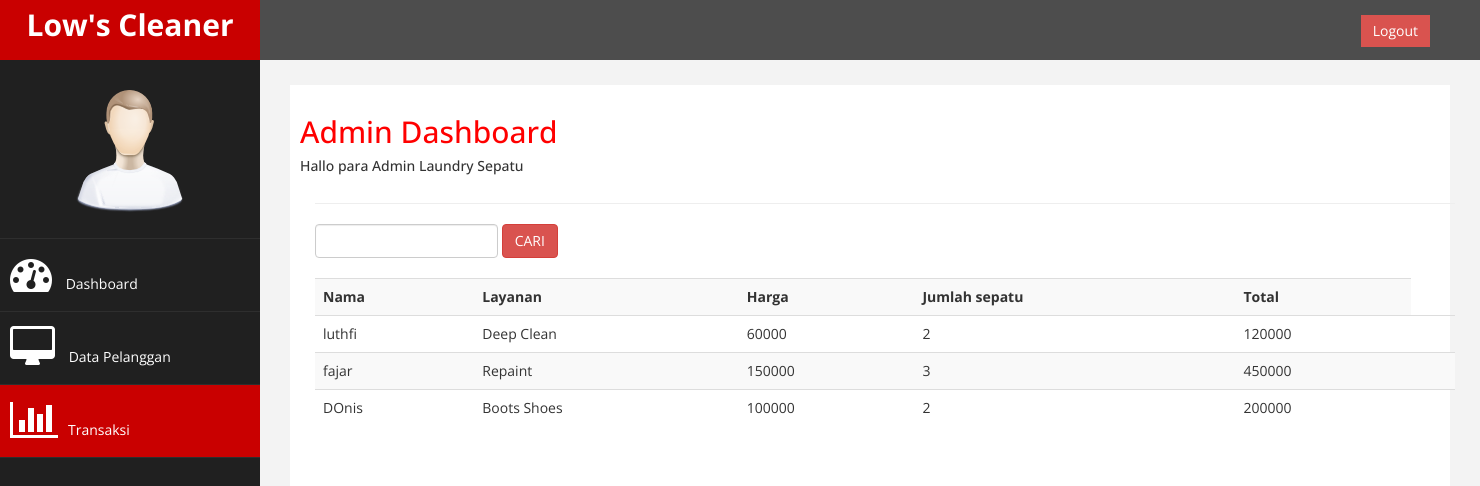
/Login/transaksi.php, run on the app's committed database.
### tables this page shows
CREATE TABLE `transaksi` (
  `id_transaksi` int(11) NOT NULL,
  `kode` varchar(10) NOT NULL,
  `id_pelanggan` varchar(100) NOT NULL,
  `jumlah_sepatu` int(11) NOT NULL,
  `total` int(100) NOT NULL
);

CREATE TABLE `pelangan` (
  `id_pelanggan` varchar(100) NOT NULL,
  `nama` varchar(100) NOT NULL,
  `jenis_kelamin` enum('laki-laki','perempuan','','') NOT NULL,
  `alamat` varchar(100) NOT NULL,
  `no_telepon` varchar(100) NOT NULL
);

CREATE TABLE `item_produk` (
  `kode` varchar(10) NOT NULL,
  `layanan` varchar(500) NOT NULL,
  `waktu` varchar(30) NOT NULL,
  `harga` int(11) NOT NULL,
  `id_foto` int(11) NOT NULL
);

### Login/transaksi.php (the view, shortened to what this page needs)
 <!DOCTYPE html>
<html xmlns="http://www.w3.org/1999/xhtml">
<head>
    <link href="assets/css/bootstrap.css" rel="stylesheet" />
    <link href="assets/css/font-awesome.css" rel="stylesheet" />
    <link href="assets/js/morris/morris-0.4.3.min.css" rel="stylesheet" />
    <link href="assets/css/custom.css" rel="stylesheet" />
</head>
<body>
    <div id="wrapper">
        <nav class="navbar navbar-default navbar-cls-top " role="navigation" style="margin-bottom: 0">
            <div class="navbar-header">
                <a class="navbar-brand" >Low's Cleaner</a>
            </div>
  <div style="color: white;
padding: 15px 50px 5px 50px;
float: right;
font-size: 16px;"><a href="logout.php" class="btn btn-danger square-btn-adjust">Logout</a> </div>
        </nav>
                <nav class="navbar-default navbar-side" role="navigation">
            <div class="sidebar-collapse">
                <ul class="nav" id="main-menu">
        <li class="text-center">
                    <img src="assets/img/find_user.png" class="user-image img-responsive"/>
          </li>
                    <li>
                        <a  href="dashboard.php"><i class="fa fa-dashboard fa-3x"></i> Dashboard</a>
                    </li>
                     <li>
                        <a   href="Data_Pelanggan.php"><i class="fa fa-desktop fa-3x"></i> Data Pelanggan</a>
                    </li>
               <li  >
                        <a   class="active-menu" href="transaksi.php"><i class="fa fa-bar-chart-o fa-3x"></i>Transaksi</a>
                    </li>
        </nav>
        <div id="page-wrapper" >
            <div id="page-inner">
                <div class="row">
                    <div class="col-md-12">
                     <h2>Admin Dashboard</h2>
                        <h5>Hallo para Admin Laundry Sepatu </h5>
                    </div>
                </div>
                <div class="container">
    <div class="content">
      <hr />
      <form class="form-inline" method="get">
        <input class="form-control" name="cari"></input>
        <button class="btn btn-danger" type="submit">CARI</button>
      </form>
      <br />
      <div class="table-responsive">
        <table class="table table-striped table-hover">
          <tr>
            <th>Nama</th>
            <th>Layanan</th>
            <th>Harga</th>
            <th>Jumlah sepatu</th>
            <th>Total</th>
          </tr>
      <?php
        include("../koneksi.php");
        if(isset($_GET['cari'])){
            $cari = $_GET['cari'];
            $cek = mysqli_query($koneksi, "SELECT pelangan.nama as nama, item_produk.layanan as layanan, item_produk.harga as harga, transaksi.jumlah_sepatu as jumlah_sepatu, transaksi.total as total from transaksi join item_produk on transaksi.kode = item_produk.kode join pelangan on transaksi.id_pelanggan = pelangan.id_pelanggan WHERE pelangan.nama like '%$cari%'");
            echo "<button class='btn border-danger' style='margin-bottom:10px;'>Mencari data : $cari</button>";
          }else{
        $cek = mysqli_query($koneksi, "SELECT pelangan.nama as nama, item_produk.layanan as layanan, item_produk.harga as harga, transaksi.jumlah_sepatu as jumlah_sepatu, transaksi.total as total from transaksi join item_produk on transaksi.kode = item_produk.kode join pelangan on transaksi.id_pelanggan = pelangan.id_pelanggan");
            }while($row = mysqli_fetch_array($cek)){
              $row['total'] = $row['harga']*$row['jumlah_sepatu'];
              echo '
              <tr>
                <td>'.$row['nama'].'</td>
                <td>'.$row['layanan'].'</td>
                <td>'.$row['harga'].'</td>
                <td>'.$row['jumlah_sepatu'].'</td>
                <td>'.$row['total'].'</td>
                <td>';
            }
          ?>
        </table>
      </div>
    </div>
  </div>
</body>
</html>

### Login/assets/css/custom.css (style rules this page uses)
body { font-family: 'Open Sans', sans-serif; }
#wrapper { width: 100%; background:#202020; }
#page-wrapper { padding: 15px 15px; min-height: 600px; background:#F3F3F3; }
#page-inner { width:100%; margin:10px 20px 10px 0px; background-color:#fff!important; padding:10px; min-height:1200px; }
.text-center { text-align:center; }
h2 { color: #f00; }
.square-btn-adjust { border: 0px solid transparent; -webkit-border-radius: 0px; -moz-border-radius: 0px; border-radius: 0px; }
.user-image { margin: 25px auto; -webkit-border-radius: 10px; -moz-border-radius: 10px; border-radius: 10px; max-height:170px; max-width:170px; }
.navbar-cls-top .navbar-brand { color: #fff; background: #C90000; width: 260px; text-align: center; height: 60px; font-size: 30px; font-weight: 700; }
.active-menu { background-color:#C90000!important; }
.sidebar-collapse , .sidebar-collapse .nav { background:none; }
.sidebar-collapse .nav { padding:0; }
.sidebar-collapse .nav > li > a { color:#fff; background:#202020; text-shadow:none; }
.sidebar-collapse > .nav > li > a { padding:15px 10px; }
.sidebar-collapse > .nav > li { border-bottom: 1px solid rgba(107, 108, 109, 0.19); }
.navbar-side { border:none; background-color: #202020; }
.navbar-cls-top { background:#4D4D4D; border-bottom:none; }
.navbar-default { border:0px solid black; }
.navbar-header { background: #A70303; }
.nav > li > a > i { margin-right:10px; }
@media (min-width:768px) { #page-wrapper { margin: 0 0 0 260px; padding: 15px 30px; min-height: 1200px; } }
@media (min-width:768px) { .navbar-side { z-index: 1; position: absolute; width: 260px; } }
@media (min-width:768px) { .navbar { border-radius: 0px; } }

### data on the page
transaksi: id_pelanggan.nama "luthfi", kode.layanan "Deep Clean", kode.harga "60000", jumlah_sepatu "2", total "120000"
transaksi: id_pelanggan.nama "fajar", kode.layanan "Repaint", kode.harga "150000", jumlah_sepatu "3", total "450000"
transaksi: id_pelanggan.nama "DOnis", kode.layanan "Boots Shoes", kode.harga "100000", jumlah_sepatu "2", total "200000"
